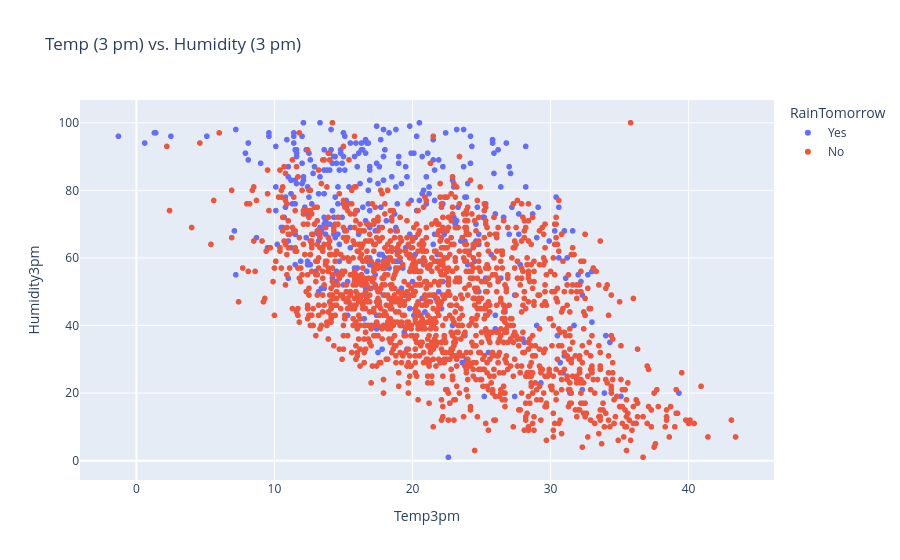

This figure's notebook cell:
### Code cell
px.scatter(raw_df.sample(2000), 
           title='Temp (3 pm) vs. Humidity (3 pm)',
           x='Temp3pm',
           y='Humidity3pm',
           color='RainTomorrow')

### Figure 1 — Plotly figure (JSON) as saved in the notebook; plotly's stock layout.template omitted (floating-point values rounded to 4 significant figures; data arrays with more than 128 entries replaced by an {"elided": "..."} marker saying what was removed)
{"data": [{"hovertemplate": "RainTomorrow=Yes<br>Temp3pm=%{x}<br>Humidity3pm=%{y}<extra></extra>", "legendgroup": "Yes", "marker": {"color": "#636efa", "symbol": "circle"}, "mode": "markers", "name": "Yes", "showlegend": true, "type": "scattergl", "x": {"elided": "415 float values"}, "xaxis": "x", "y": {"elided": "415 float values"}, "yaxis": "y"}, {"hovertemplate": "RainTomorrow=No<br>Temp3pm=%{x}<br>Humidity3pm=%{y}<extra></extra>", "legendgroup": "No", "marker": {"color": "#EF553B", "symbol": "circle"}, "mode": "markers", "name": "No", "showlegend": true, "type": "scattergl", "x": {"elided": "1585 float values"}, "xaxis": "x", "y": {"elided": "1585 float values"}, "yaxis": "y"}], "layout": {"legend": {"title": {"text": "RainTomorrow"}, "tracegroupgap": 0}, "title": {"text": "Temp (3 pm) vs. Humidity (3 pm)"}, "xaxis": {"anchor": "y", "domain": [0, 1], "title": {"text": "Temp3pm"}}, "yaxis": {"anchor": "x", "domain": [0, 1], "title": {"text": "Humidity3pm"}}}}
